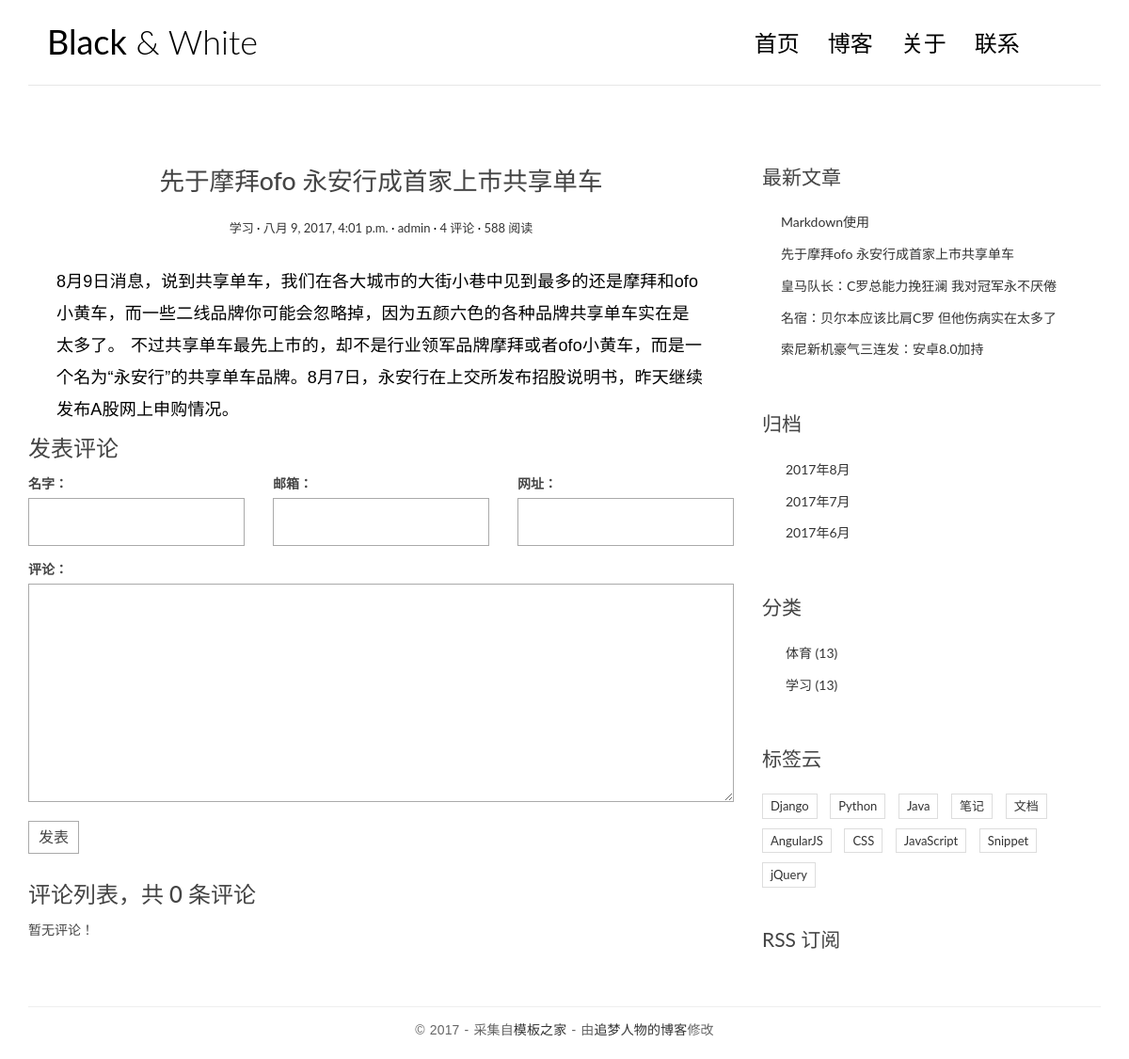
/post/3/, run on an earlier commit of the app's database.
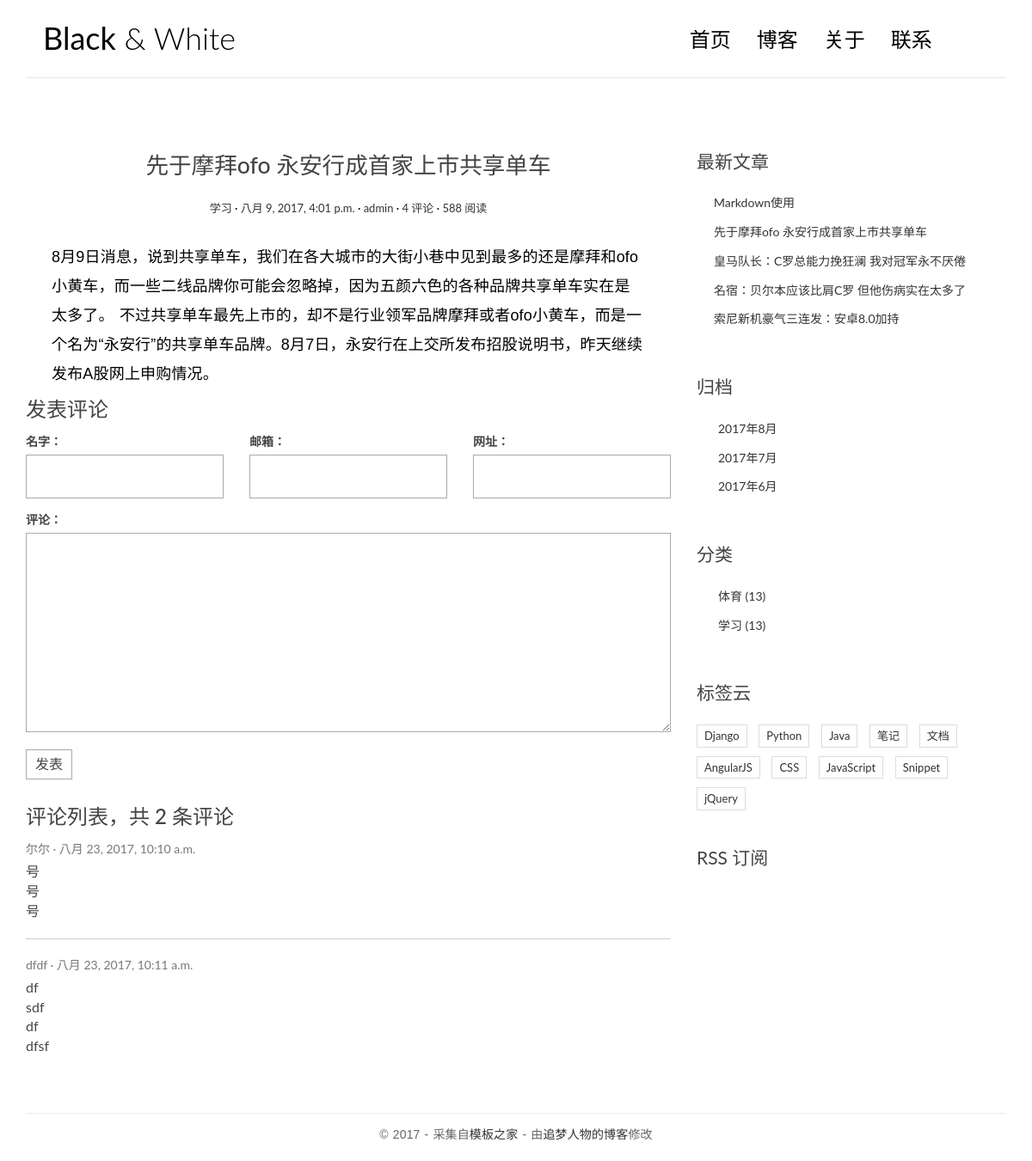
And on a later commit of the database.
### blog/models.py (models this page shows, shortened)
@python_2_unicode_compatible
class Post(models.Model):
    title = models.CharField(max_length=70)
    body = models.TextField()
    create_time = models.DateTimeField()
    modified_time = models.DateTimeField()
    excerpt = models.CharField(max_length=200,blank=True)
    category = models.ForeignKey(Category)
    tags = models.ManyToManyField(Tag,blank=True)
    author = models.ForeignKey(User)
    def get_absolute_url(self):
        return reverse('blog:detail',kwargs={'pk':self.pk})
    class Meta:
        ordering = ['-create_time','title']

@python_2_unicode_compatible
class Category(models.Model):
    name = models.CharField(max_length=100)
    def __str__(self): # __str__显示返回的内容
        return self.name

### comments/models.py (models this page shows, shortened)
@python_2_unicode_compatible
class Comment(models.Model):
    name = models.CharField(max_length=100)
    email = models.EmailField(max_length=255)
    url = models.URLField(blank=True)
    text = models.TextField()
    created_time = models.DateTimeField(auto_now_add=True)
    post = models.ForeignKey('blog.Post')

### blog/views.py (the view)
# urls.py: url(r'^post/(?P<pk>[0-9]+)/$',views.detail,name='detail'),  #文章地址页
def detail(request,pk):
    post = get_object_or_404(Post,pk=pk)
    post.body = markdown.markdown(post.body,
                                  extensions=[
                                      'markdown.extensions.extra',
                                      'markdown.extensions.codehilite',
                                      'markdown.extensions.toc',
                                  ])
    form = CommentForm()
    comment_list = post.comment_set.all()
    context = {'post':post,
               'form':form,
               'comment_list':comment_list
                }
    return render(request,'blog/detail.html',context=context)

### comments/forms.py
class CommentForm(forms.ModelForm):
    class Meta:
        model = Comment
        fields = ['name','email','url','text']

### blog/templatetags/blog_tags.py (called while the page is built)
@register.simple_tag
def get_recent_post(num=6):
    return Post.objects.all()[:num]

@register.simple_tag
def archives():
    return Post.objects.dates('create_time','month',order='DESC')

@register.simple_tag()
def get_categories():
    return Category.objects.all()

### templates/blog/detail.html (shortened to what this page needs)
{% extends 'base.html' %}
{% block main %}
        <article class="post post-{{ post.pk }}">
            <header class="entry-header">
                <h1 class="entry-title">{{ post.title }}</h1>
                <div class="entry-meta">
                    <span class="post-category"><a href="#">{{ post.category }}</a></span>
                    <span class="post-date"><a href="#"><time class="entry-date"
                                                              datetime="{{ post.create_time }}">{{ post.create_time }}</time></a></span>
                    <span class="post-author"><a href="#">{{ post.author }}</a></span>
                    <span class="comments-link"><a href="#">4 评论</a></span>
                    <span class="views-count"><a href="#">588 阅读</a></span>
                </div>
            </header>
            <div class="entry-content clearfix">
                {{ post.body |safe}}
            </div>
        </article>
    <h3>发表评论</h3>
    <form action="{% url 'comments:post_comment' post.pk %}" method="post" class="comment-form">
        <div class="row">
            <div class="col-md-4">
                <label for="{{ form.name.id_for_label}}">名字：</label>
                {{ form.name }}
            </div>
            <div class="col-md-4">
                <label for="{{ form.email.id_for_label }}">邮箱：</label>
                {{ form.email }}
            </div>
            <div class="col-md-4">
                <label for="{{ form.url.id_for_label }}">网址：</label>
                {{ form.url }}
            </div>
            <div class="col-md-12">
                <label for="{{ form.text.id_for_label }}">评论：</label>
                {{ form.text }}
                <button type="submit" class="comment-btn">发表</button>
            </div>
        </div>
    </form>
    <div class="comment-list-panel">
        <h3>评论列表，共 <span>{{ post.comment_set.count }}</span> 条评论</h3>
        <ul class="comment-list list-unstyled">
            {% for comment in comment_list %}
            <li class="comment-item">
                <span class="nickname">{{ comment.name }}</span>
                <time class="submit-date">{{ comment.created_time }}</time>
                <div class="text">
                   {{ comment.text |safe|linebreaksbr }}
                </div>
            </li>
            {% empty %}
                暂无评论！
            {% endfor %}
        </ul>
    </div>
{% endblock main %}

### templates/base.html (shortened to what the changed rows need)
{% load staticfiles %}
{% load blog_tags %}
<!DOCTYPE html>
<html>
<head>
    <link rel="stylesheet" href={% static 'blog/css/bootstrap.min.css' %}>
    <link rel="stylesheet" href="http://code.ionicframework.com/ionicons/2.0.1/css/ionicons.min.css">
    <link rel="stylesheet" href={% static 'blog/css/pace.css' %}>
    <link rel="stylesheet" href={% static 'blog/css/custom.css' %}>
</head>
<body>
<div class="container">
    <header id="site-header">
        <div class="row">
            <div class="col-md-4 col-sm-5 col-xs-8">
                <div class="logo">
                    <h1><a href="{% url 'blog:index' %}"><b>Black</b> &amp; White</a></h1>
                </div>
            </div>
        </div>
    </header>
</div>
<div class="content-body">
    <div class="container">
        <div class="row">
            <main class="col-md-8">
                {% block main %}
                {% endblock main %}
            </main>
            <aside class="col-md-4">
                <div class="widget widget-recent-posts">
                    {% get_recent_post as recent_post_list %}
                    <ul>
                        {% for post in recent_post_list %}
                        <li>
                            <a href="{{ post.get_absolute_url }}">{{ post.title }}</a>
                        </li>
                        {% empty %}
                            暂无文章！
                        {% endfor %}
                    </ul>
                </div>
                <div class="widget widget-archives">
                    {% archives as date_list %}
                    <ul>
                        {% for date in date_list %}
                        <li>
                            <a href="{% url 'blog:archives' date.year date.month%}">
                                {{ date.year }}年{{ date.month }}月</a>
                        </li>
                        {% empty %}
                            暂无内容！
                        {% endfor %}
                    </ul>
                </div>
                <div class="widget widget-category">
                    {% get_categories as category_list %}
                    <ul>
                        {% for category in category_list %}
                        <li>
                            <a href="{% url 'blog:category'  category.pk %}">{{ category.name }} <span class="post-count">(13)</span></a>
                        </li>
                        {% empty %}
                            暂无内容！
                        {% endfor %}
                    </ul>
                </div>
            </aside>
        </div>
    </div>
</div>
</body>
</html>

What changed in the data, as far as the page shows it:
computed for Post "先于摩拜ofo 永安行成首家上市共享单车": comment_set.count "0" → "2"
added Comment: name "尔尔", created_time "八月 23, 2017, 10:10 a.m.", text "号 号 号"
added Comment: name "dfdf", created_time "八月 23, 2017, 10:11 a.m.", text "df sdf df dfsf"
Also different on the page:
text no longer shown: "暂无评论！"
